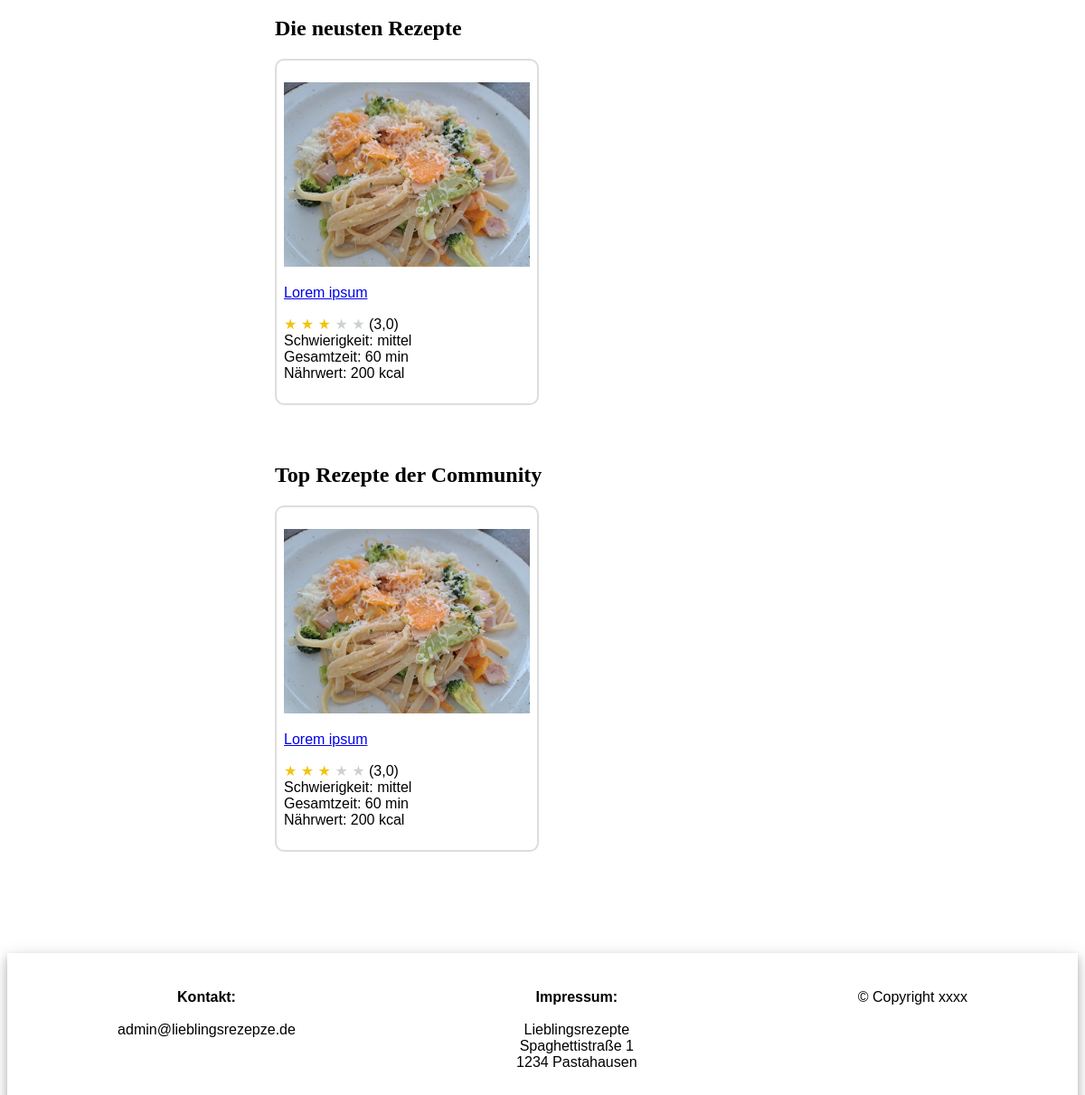
Before: / (lower part) with the older database file.
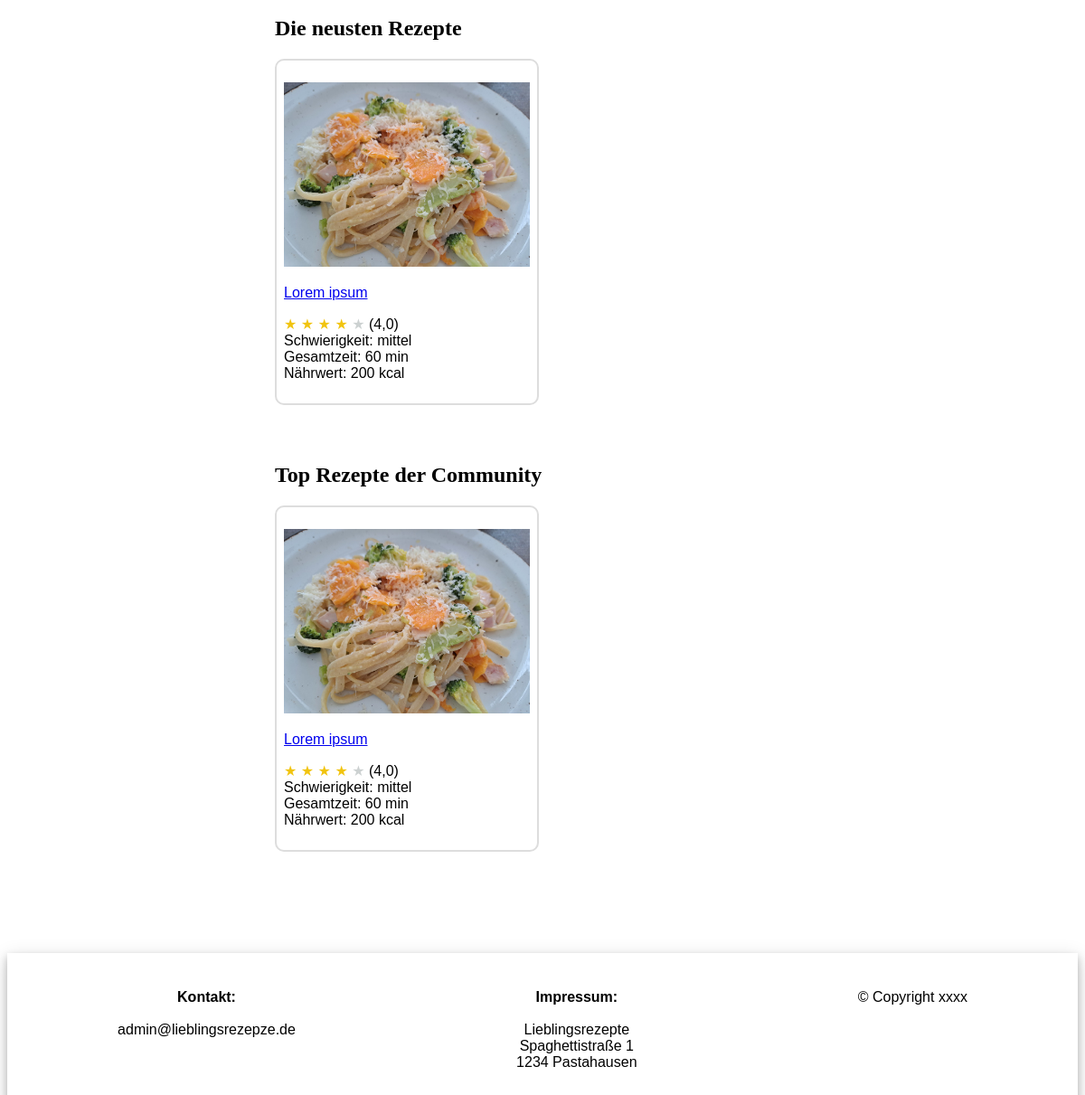
After: the same page with the newer database file.
### recipes_app/models.py (models this page shows, shortened)
class Recipe(models.Model):
    owner = models.ForeignKey(User, on_delete=models.SET_NULL, null=True)
    likes = models.ManyToManyField(User,  blank=True, related_name="likes")
    name = models.CharField(max_length=500)
    updated = models.DateTimeField(auto_now=True)
    created = models.DateTimeField(auto_now_add=True)
    topic = models.ManyToManyField(Topic, blank=True)
    persons = models.IntegerField()
    ingredients = models.TextField(null=True, blank=True)
    steps = models.TextField(null=True, blank=True)
    tips = models.TextField(null=True, blank=True)
    reference = models.TextField(null=True, blank=True)
    nutrients_person = models.FloatField(null=True, blank=True, default=0.0)
    nutrients_table = models.TextField(null=True, blank=True)
    expected_time_total = models.FloatField(null=True, blank=True, default=0.0)
    expected_time_work = models.FloatField(null=True, blank=True, default=0.0)
    expected_time_bake = models.FloatField(null=True, blank=True, default=0.0)
    expected_time_rest = models.FloatField(null=True, blank=True, default=0.0)
    difficulty = models.IntegerField(null=True, blank=True, default=0)
    image_meal = models.ImageField(blank=True, upload_to="recipes")
    rating_mean = models.FloatField(null=True, blank=True, default=0.0)
    rating_count = models.IntegerField(null=True, blank=True, default=0)
    rating_1 = models.IntegerField(null=True, blank=True, default=0)
    rating_2 = models.IntegerField(null=True, blank=True, default=0)
    rating_3 = models.IntegerField(null=True, blank=True, default=0)
    rating_4 = models.IntegerField(null=True, blank=True, default=0)
    rating_5 = models.IntegerField(null=True, blank=True, default=0)
    class Meta:
        ordering = ['-updated', '-created']

### recipes_app/views.py (the view)
# urls.py: 2. Add a URL to urlpatterns:  path('', views.home, name='home')
def home(request):
    max_recipes = Recipe.objects.count()
    recipes_latest = Recipe.objects.all()[:6]
    recipes_best = Recipe.objects.all()[:6]
    topics = Topic.objects.all()
    recipes = Recipe.objects.all()
    context = {
               "max_recipes": max_recipes,
               "topics": topics,
               "recipes_latest": recipes_latest,
               "recipes_best": recipes_best,
                "diff_lookup": COOKING_DIFFICULTY_LOOKUP,
    }
    return render(request, 'recipes_app/home.html', context)

### recipes_app/templates/recipes_app/home.html (shortened to what the changed rows need)
{% extends 'main.html' %}
{% block content %}
<div class="main-container">
    <div class="main-middle-column">
        <div class="card">
            <h2>Die neusten Rezepte</h2>
            <div class="grid-container">
            {% for recipe in recipes_latest %}
                <div class="grid-item">
                    <p>
                        {% if recipe.image_meal %}
                        <a href="{% url 'recipe' recipe.id %}"><img src="{{ recipe.image_meal.url }}" style="width: 100%; height: 100%;" ></a>
                        {% endif %}
                    </p>
                    <a href="{% url 'recipe' recipe.id %}">{{recipe.name}}</a>
                    <p>
                        {% if recipe.rating_mean %}
                            {% for i in '12345'|make_list  %}
                                {% if i|add:"0" <= recipe.rating_mean %}
                                    <span style='color:#f1c40f'>&#9733;</span>
                                {% else %}
                                    <span style='color:#ccd1d1'>&#9733;</span>
                                {% endif %}
                            {% endfor %}
                        {% else %}
                            <span style='color:#ccd1d1'>&#9733; &#9733; &#9733; &#9733; &#9733;</span>
                        {% endif %}
                        ({{ recipe.rating_mean|default_if_none:"-" }}) <br>
                        Schwierigkeit:
                        {% if recipe.difficulty in diff_lookup %}
                            {% for key, value in diff_lookup.items %}
                            {% if key == recipe.difficulty %}
                                {{value}}
                            {% endif %}
                            {% endfor %}
                        {% else %}
                            Grad {{ recipe.difficulty|default_if_none:"-" }}
                        {% endif%}
                        <br>
                        Gesamtzeit: {{ recipe.expected_time_total|floatformat:"0" }} min <br>
                        {% if  recipe.nutrients_person %}
                            Nährwert: {{ recipe.nutrients_person|floatformat:"0" }} kcal
                        {% else %}
                            Nährwert: - kcal
                        {% endif%}
                    </p>
                </div>
            {% endfor %}
        </div>
        </div>
        <div class="card">
            <h2>Top Rezepte der Community</h2>
            <div class="grid-container">
            {% for recipe in recipes_best %}
                <div class="grid-item">
                    <p>
                        {% if recipe.image_meal %}
                        <a href="{% url 'recipe' recipe.id %}"><img src="{{ recipe.image_meal.url }}" style="width: 100%; height: 100%;" ></a>
                        {% endif %}
                    </p>
                    <a href="{% url 'recipe' recipe.id %}">{{recipe.name}}</a>
                    <p>
                        {% if recipe.rating_mean %}
                            {% for i in '12345'|make_list  %}
                                {% if i|add:"0" <= recipe.rating_mean %}
                                    <span style='color:#f1c40f'>&#9733;</span>
                                {% else %}
                                    <span style='color:#ccd1d1'>&#9733;</span>
                                {% endif %}
                            {% endfor %}
                        {% else %}
                            <span style='color:#ccd1d1'>&#9733; &#9733; &#9733; &#9733; &#9733;</span>
                        {% endif %}
                        ({{ recipe.rating_mean|default_if_none:"-" }}) <br>
                        Schwierigkeit:
                        {% if recipe.difficulty in diff_lookup %}
                            {% for key, value in diff_lookup.items %}
                            {% if key == recipe.difficulty %}
                                {{value}}
                            {% endif %}
                            {% endfor %}
                        {% else %}
                            Grad {{ recipe.difficulty|default_if_none:"-" }}
                        {% endif%}
                        <br>
                        Gesamtzeit: {{ recipe.expected_time_total|floatformat:"0" }} min <br>
                        {% if  recipe.nutrients_person %}
                            Nährwert: {{ recipe.nutrients_person|floatformat:"0" }} kcal
                        {% else %}
                            Nährwert: - kcal
                        {% endif%}
                    </p>
                </div>
            {% endfor %}
        </div>
        </div>
  </div>
</div>
{% endblock content %}

Changed rows visible on the page:
changed Recipe "Lorem ipsum": rating_mean "3,0" → "4,0"
